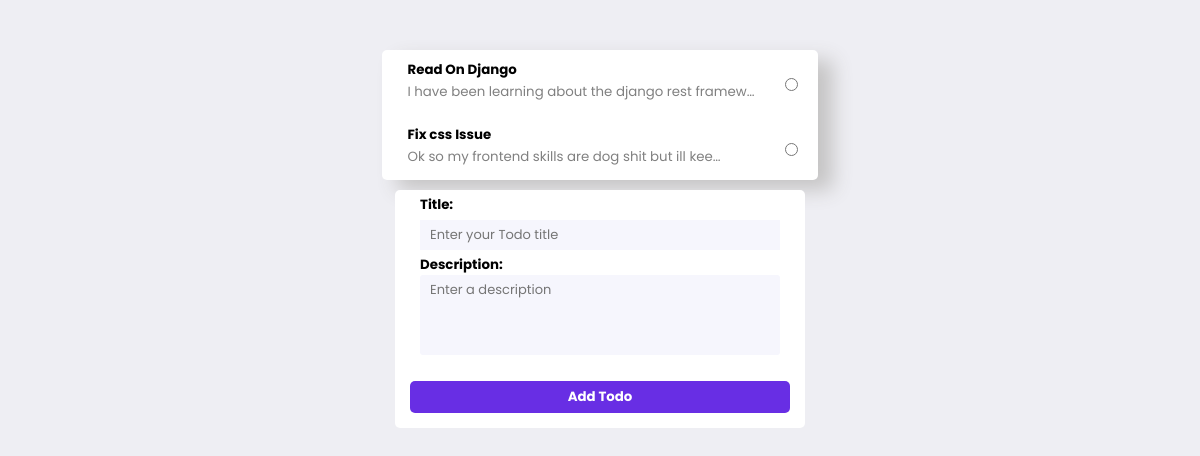
The app's page /, older data.
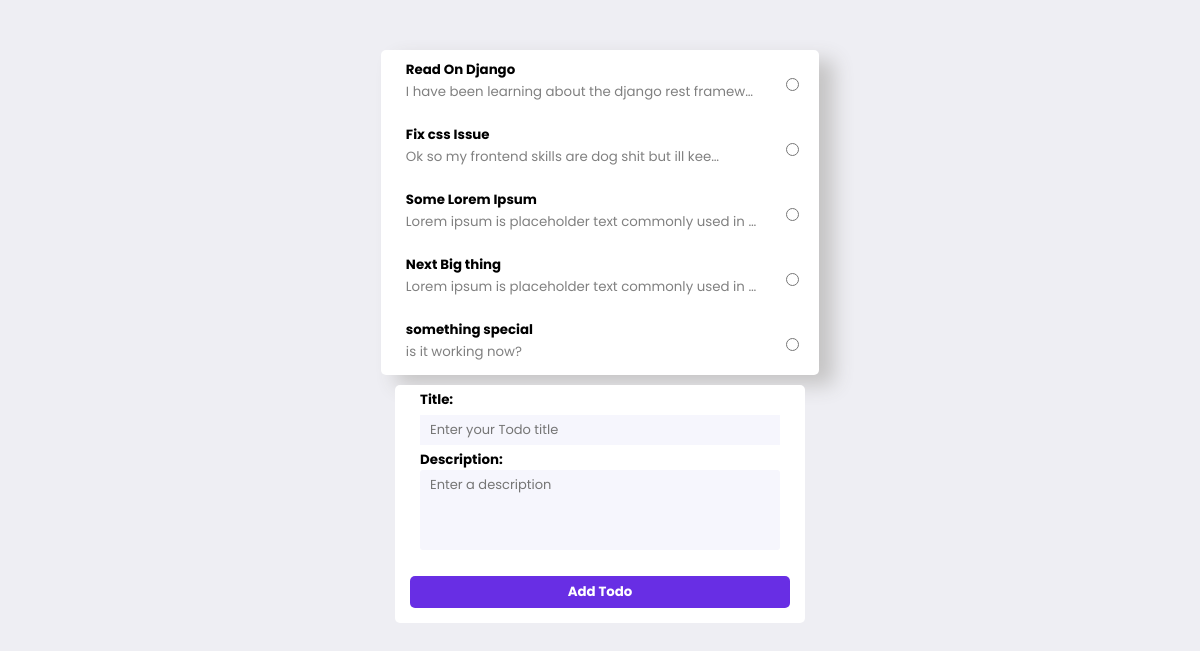
The same page, newer data.
### todo/models.py (models this page shows, shortened)
class Todo(models.Model):
    title = models.CharField(max_length=100, blank=False, null=False)
    description = models.TextField(blank=True, null=True)
    created = models.DateTimeField(auto_now_add=True)
    last_updated = models.DateField(auto_now=True)

### todo/views.py (the view)
# urls.py: path('', todoList, name="todo-list"),
def todoList(request, pk=None):
    form = TodoForm()
    target = request.session['target'] = pk
    if target != None:
        todo = Todo.objects.get(pk=target)
        form = TodoForm(instance=todo)
    if(request.method == "GET"):
        set = Todo.objects.all()
        query_set = set[:5]
        context = {"form": form, "todos": query_set}
        return render(request, "todo.html", context)

### todo/form.py
class TodoForm(ModelForm):
    def __init__(self, *args, **kwargs):
        super().__init__(*args, **kwargs)
        self.fields['title'].widget.attrs.update({'class':'text-title', 'placeholder':'Enter your Todo title'})
        self.fields['description'].widget.attrs.update({'class':'text-space', 'placeholder':'Enter a description'})
    class Meta:
        model = Todo
        fields = "__all__"

### templates/todo.html (shortened to what this page needs)
{% extends 'base.html' %}
{% block content %}
<div class="todo-wrapper">
    {% for todo in todos %}
    <div class="todo-item-parent">
        <div class="todo-item">
            <strong>
                <a href="{% url 'edit-todo' todo.id %}">
                    {{todo.title}}
                </a>
            </strong>
            <p class="descript">{{todo.description|truncatechars:50}}</p>
        </div>
        <input type="radio" name="" id="" class="radio">
    </div>
    {% endfor %}
</div>
<div class="container">
    <form action="{% url 'create' %}" method="POST">
        {{form}}
        <input type="submit" class="new-todo" value="Add Todo">
    </form>
</div>
{% endblock content%}

Row changes from the older to the newer data that the page shows:
added Todo: title "Some Lorem Ipsum", description "Lorem ipsum is placeholder text commonly used in …"
added Todo: title "Next Big thing", description "Lorem ipsum is placeholder text commonly used in …"
added Todo: title "something special", description "is it working now?"
